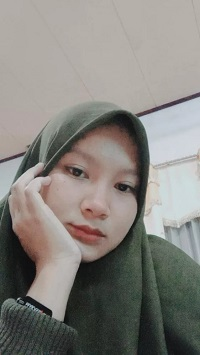
#> input picture fi.jpeg, 200 x 355 px
$ python gray.py
#> lines starting #> are read from the running program, lines starting #| are printed output that depends on the picture
import cv2

img = cv2.imread("fi.jpeg")
#> img is the input picture: shape (355, 200, 3); mean B, G, R 125.4, 130.4, 133.1
gray = cv2.cvtColor(img, cv2.COLOR_RGB2GRAY)
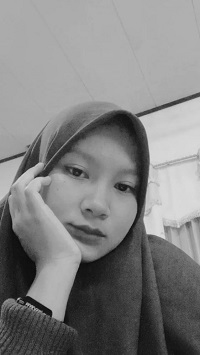
#> gray: shape (355, 200); min 5, max 225, mean 129.2

cv2.imshow("Gambar Original", img)
cv2.imshow("Gambar Grayscale", gray)

cv2.waitKey(0)
cv2.destroyAllWindows()
